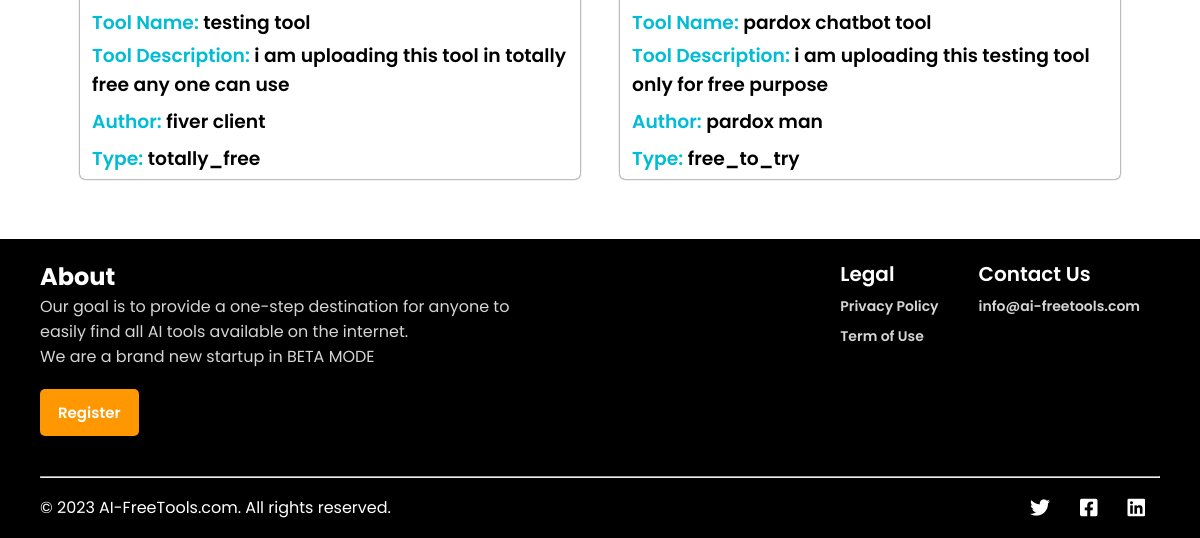
The app's page /upload-tools (lower part), older data.
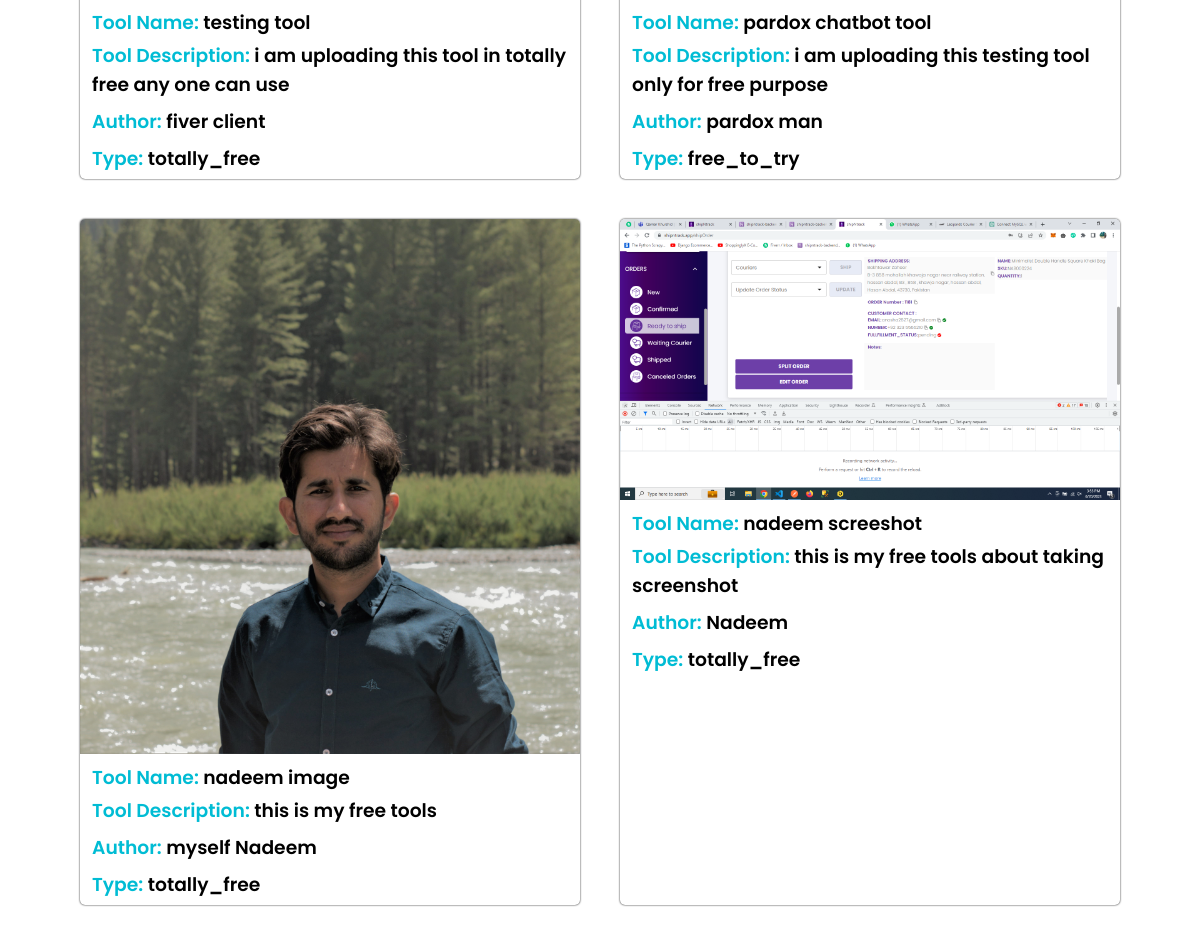
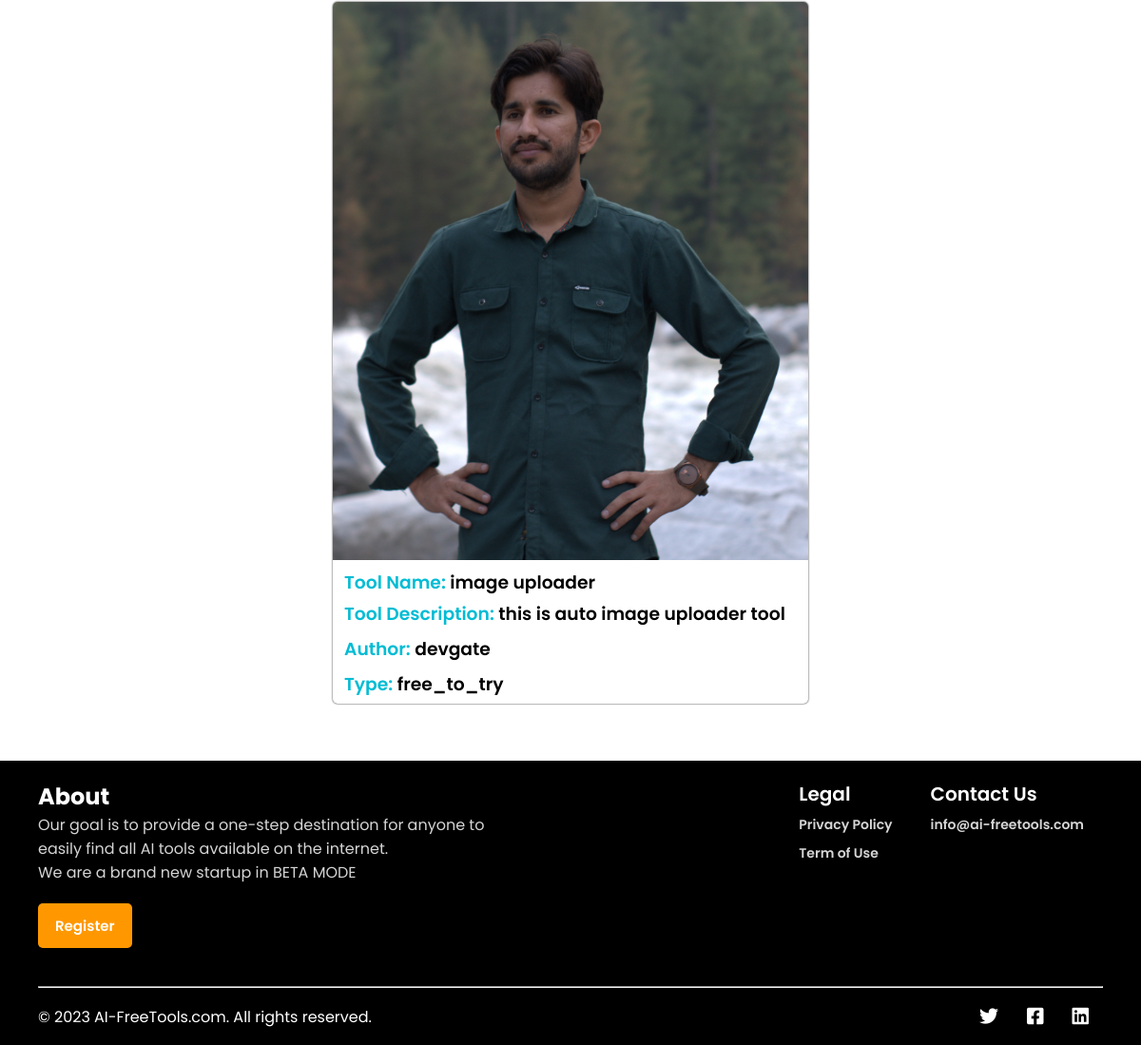
The same page, newer data (2 pictures, top to bottom).
### model.py (models this page shows, shortened)
class Entry(db.Model):
    id = db.Column(db.Integer, primary_key=True)
    description = db.Column(db.String(20))
    category = db.Column(db.String(50))
    author = db.Column(db.String(50))
    type = db.Column(db.String(50))
    tool_url = db.Column(db.String(200))
    tool_name = db.Column(db.String(100))
    filename = db.Column(db.String(100))
    created_at = db.Column(db.DateTime)
    publish = db.Column(db.Boolean, default=False)  # Add new column 'publish' with default value False

### app.py (the view)
@app.route('/upload-tools' , methods=['GET'])
def upload_tools():
    tools = Entry.query.filter_by(publish=True).all()
    tool_data = []
    for tool in tools:
        tool_data.append({
            'description': tool.description,
            'category': tool.category,
            'author': tool.author,
            'type': tool.type,
            'tool_url': tool.tool_url,
            'tool_name': tool.tool_name,
            'filename': tool.filename,
            'created_at': tool.created_at
        })
    return render_template('upload.html', tools=tool_data)

### templates/upload.html (shortened to what this page needs)
<!DOCTYPE html>
<html>
<head>
  <link rel="stylesheet" href="https://cdnjs.cloudflare.com/ajax/libs/font-awesome/6.4.0/css/all.min.css"
 />
  <link rel="stylesheet" type="text/css" href="/static/css/style.css">
</head>
<body>
  <div class="tool-listing">
    {% for tool in tools %}
    <div class="tool-card">
      <img src="static/uploads/{{ tool.filename}}">
      <h3><span class="highlight">Tool Name:</span> {{ tool.tool_name }}</h3>
      <h3><span class="highlight">Tool Description:</span> {{ tool.description }}<h3>
        <h3><span class="highlight">Author:</span> {{ tool.author }}<h3>
            <h3><span class="highlight">Type:</span> {{ tool.type }}<h3>
    </div>
    {% endfor %}
  </div>
  <footer>
    <div class="footer-first-column">
      <div class="footer-text">
        <div class="footer-about">
          <h2>About</h2>
          <p>Our goal is to provide a one-step destination for anyone to easily find all AI tools available on the
            internet.<br>We are a brand new startup in BETA MODE</p>
          <a href="/register">Register</a>
        </div>
        <div class="footer-link">
          <ul>
            <li>Legal</li>
            <li><a href="/privacy-policy">Privacy Policy</a></li>
            <li><a href="/terms-of-use">Term of Use</a></li>
          </ul>
          <ul>
            <li>Contact Us</li>
            <li><a href="mailto:info@ai-freetools.com">info@ai-freetools.com</a></li>
          </ul>
        </div>
      </div>
    </div>
    <hr style="background-color: #fff; height: 2px;">
    <div class="footer-second-column">
      <p>&copy; 2023 AI-FreeTools.com. All rights reserved.</p>
      <ul>
        <li><a href="#"><i class="fa-brands fa-twitter"></i></a></li>
        <li><a href="#"><i class="fa-brands fa-square-facebook"></i></a></li>
        <li><a href="#"><i class="fa-brands fa-linkedin"></i></a></li>
      </ul>
    </div>
  </footer>
</body>
</html>

### static/css/style.css (style rules this page uses)
* { margin: 0; padding: 0; box-sizing: border-box; font-family: 'Poppins', sans-serif; }
html { overflow-x: hidden; }
span { color: #00bcd4; }
.tool-listing { display: flex; flex-wrap: wrap; justify-content: center; max-width: 1100px; margin: 40px auto; }
.tool-listing .tool-card { max-width: 500px; margin: 20px; box-shadow: 0 0 2px #000; border-radius: 5px; overflow: hidden; }
.tool-listing .tool-card img { width: 100%; }
.tool-listing .tool-card h3, .tool-listing .tool-card p { padding: 2px 12px; font-weight: 600; }
footer { width: 100%; min-height: 50px; padding: 0 40px; background-color: #000; color: #fff; }
footer .footer-first-column { padding: 20px 0; }
footer .footer-first-column .footer-text { display: flex; flex-wrap: wrap; justify-content: space-between; }
footer .footer-first-column .footer-text .footer-about { margin-bottom: 20px; }
footer .footer-first-column .footer-text .footer-about a { background-color: #ff9800; color: #fff; font-size: 15px; font-weight: 600; text-decoration: none; padding: 12px 18px; border-radius: 5px; display: inline-block; margin-top: 20px; transition: .4s; }
footer .footer-first-column .footer-text ul li { list-style: none; font-size: 20px; font-weight: 600; }
footer .footer-first-column .footer-text ul li a { text-decoration: none; font-size: 14px; color: #d5d5d5; padding: 2px 0; }
footer .footer-first-column .footer-text p { max-width: 500px; color: #d5d5d5; }
footer .footer-first-column .footer-link { display: flex; flex-wrap: wrap; }
footer .footer-first-column .footer-link ul { margin: 0 20px; }
footer .footer-second-column { min-height: 60px; display: flex; justify-content: space-between; align-items: center; }
footer .footer-second-column ul { display: flex; }
footer .footer-second-column ul li { list-style: none; }
footer .footer-second-column ul li a { text-decoration: none; color: #fff; font-size: 20px; padding: 0 15px; }
footer .footer-second-column ul li a i { transition: .2s; }

Row changes from the older to the newer data that the page shows:
added Entry: filename (picture), tool_name "nadeem image", description "this is my free tools", author "myself Nadeem", type "totally_free"
added Entry: filename (picture), tool_name "nadeem screeshot", description "this is my free tools about taking screenshot", author "Nadeem", type "totally_free"
added Entry: filename (picture), tool_name "image uploader", description "this is auto image uploader tool", author "devgate", type "free_to_try"
